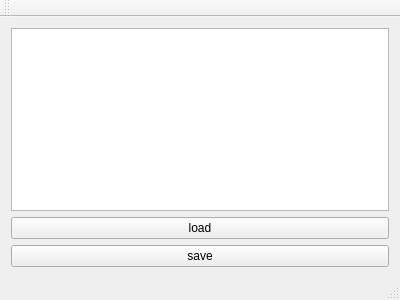
<?xml version="1.0" encoding="UTF-8"?>
<ui version="4.0">
 <class>MainWindow</class>
 <widget class="QMainWindow" name="MainWindow">
  <property name="geometry">
   <rect>
    <x>0</x>
    <y>0</y>
    <width>400</width>
    <height>300</height>
   </rect>
  </property>
  <property name="windowTitle">
   <string>MainWindow</string>
  </property>
  <widget class="QWidget" name="centralWidget">
   <layout class="QVBoxLayout" name="verticalLayout">
    <item>
     <widget class="QTreeView" name="tree_view_"/>
    </item>
    <item>
     <widget class="QPushButton" name="pb_load_">
      <property name="text">
       <string>load</string>
      </property>
     </widget>
    </item>
    <item>
     <widget class="QPushButton" name="pb_save_">
      <property name="text">
       <string>save</string>
      </property>
     </widget>
    </item>
   </layout>
  </widget>
  <widget class="QMenuBar" name="menuBar">
   <property name="geometry">
    <rect>
     <x>0</x>
     <y>0</y>
     <width>400</width>
     <height>22</height>
    </rect>
   </property>
  </widget>
  <widget class="QToolBar" name="mainToolBar">
   <attribute name="toolBarArea">
    <enum>TopToolBarArea</enum>
   </attribute>
   <attribute name="toolBarBreak">
    <bool>false</bool>
   </attribute>
  </widget>
  <widget class="QStatusBar" name="statusBar"/>
 </widget>
 <layoutdefault spacing="6" margin="11"/>
 <resources/>
 <connections/>
</ui>
